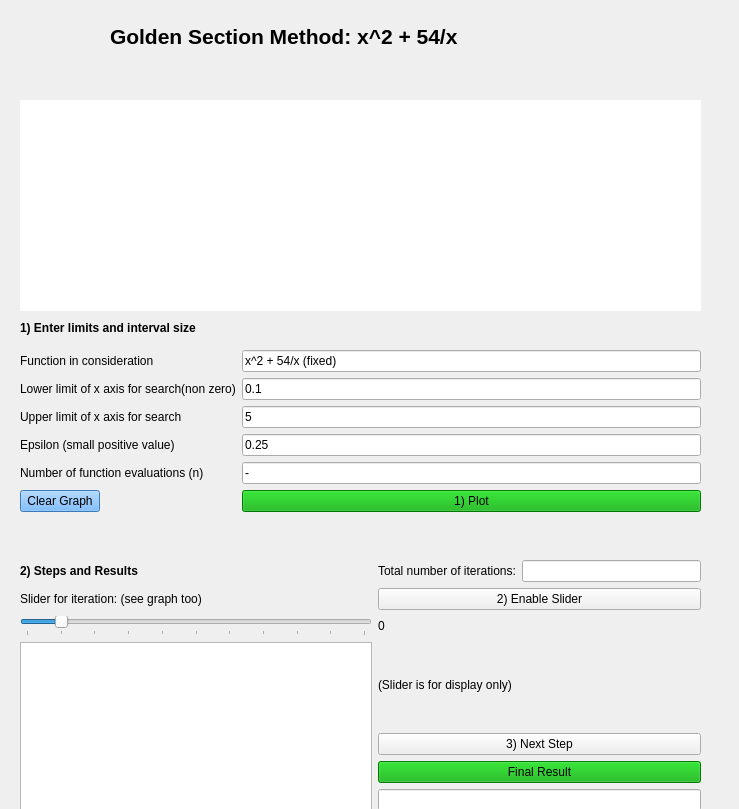
     <widget class="QWidget" name="scrollAreaWidgetContents_5">
      <property name="enabled">
       <bool>true</bool>
      </property>
      <property name="geometry">
       <rect>
        <x>0</x>
        <y>0</y>
        <width>739</width>
        <height>809</height>
       </rect>
      </property>
      <property name="layoutDirection">
       <enum>Qt::LeftToRight</enum>
      </property>
      <widget class="QLabel" name="label_47">
       <property name="geometry">
        <rect>
         <x>20</x>
         <y>320</y>
         <width>211</width>
         <height>16</height>
        </rect>
       </property>
       <property name="font">
        <font>
         <weight>75</weight>
         <bold>true</bold>
        </font>
       </property>
       <property name="text">
        <string>1) Enter limits and interval size</string>
       </property>
      </widget>
      <widget class="QWidget" name="formLayoutWidget_5">
       <property name="geometry">
        <rect>
         <x>20</x>
         <y>350</y>
         <width>681</width>
         <height>185</height>
        </rect>
       </property>
       <layout class="QFormLayout" name="formLayout_5">
        <item row="0" column="0">
         <widget class="QLabel" name="label_48">
          <property name="text">
           <string>Function in consideration</string>
          </property>
         </widget>
        </item>
        <item row="0" column="1">
         <widget class="QLineEdit" name="polynomial_edit_5">
          <property name="text">
           <string>x^2 + 54/x (fixed)</string>
          </property>
         </widget>
        </item>
        <item row="1" column="0">
         <widget class="QLabel" name="label_49">
          <property name="text">
           <string>Lower limit of x axis for search(non zero)</string>
          </property>
         </widget>
        </item>
        <item row="1" column="1">
         <widget class="QLineEdit" name="lowerx_edit_5">
          <property name="text">
           <string>0.1</string>
          </property>
         </widget>
        </item>
        <item row="2" column="0">
         <widget class="QLabel" name="label_50">
          <property name="text">
           <string>Upper limit of x axis for search</string>
          </property>
         </widget>
        </item>
        <item row="2" column="1">
         <widget class="QLineEdit" name="upperx_edit_5">
          <property name="text">
           <string>5</string>
          </property>
         </widget>
        </item>
        <item row="3" column="0">
         <widget class="QLabel" name="label_51">
          <property name="text">
           <string>Epsilon (small positive value)</string>
          </property>
         </widget>
        </item>
        <item row="3" column="1">
         <widget class="QLineEdit" name="stepsize_edit_5">
          <property name="text">
           <string>0.25</string>
          </property>
         </widget>
        </item>
        <item row="5" column="1">
         <widget class="QPushButton" name="plot_button_5">
          <property name="styleSheet">
           <string notr="true">background-color: rgb(0, 170, 0);</string>
          </property>
          <property name="text">
           <string>1) Plot</string>
          </property>
         </widget>
        </item>
        <item row="5" column="0">
         <widget class="QPushButton" name="clear_button_5">
          <property name="styleSheet">
           <string notr="true">background-color: rgb(85, 170, 255);</string>
          </property>
          <property name="text">
           <string>Clear Graph</string>
          </property>
         </widget>
        </item>
        <item row="4" column="0">
         <widget class="QLabel" name="label_52">
          <property name="text">
           <string>Number of function evaluations (n) </string>
          </property>
         </widget>
        </item>
        <item row="4" column="1">
         <widget class="QLineEdit" name="initialguess_edit_4">
          <property name="text">
           <string>-</string>
          </property>
         </widget>
        </item>
       </layout>
      </widget>
      <widget class="QWidget" name="horizontalLayoutWidget_9">
       <property name="geometry">
        <rect>
         <x>20</x>
         <y>60</y>
         <width>671</width>
         <height>31</height>
        </rect>
       </property>
       <layout class="QHBoxLayout" name="horizontalLayout_11"/>
      </widget>
      <widget class="QLabel" name="label_53">
       <property name="geometry">
        <rect>
         <x>110</x>
         <y>20</y>
         <width>511</width>
         <height>33</height>
        </rect>
       </property>
       <property name="font">
        <font>
         <pointsize>16</pointsize>
         <weight>75</weight>
         <bold>true</bold>
        </font>
       </property>
       <property name="text">
        <string>Golden Section Method: x^2 + 54/x</string>
       </property>
      </widget>
      <widget class="QWidget" name="horizontalLayoutWidget_10">
       <property name="geometry">
        <rect>
         <x>20</x>
         <y>100</y>
         <width>681</width>
         <height>211</height>
        </rect>
       </property>
       <layout class="QHBoxLayout" name="horizontalLayout_6">
        <item>
         <widget class="QWidget" name="widget_5" native="true">
          <property name="styleSheet">
           <string notr="true">background-color: rgb(255, 255, 255);</string>
          </property>
         </widget>
        </item>
       </layout>
      </widget>
      <widget class="QWidget" name="gridLayoutWidget_5">
       <property name="geometry">
        <rect>
         <x>20</x>
         <y>560</y>
         <width>681</width>
         <height>251</height>
        </rect>
       </property>
       <layout class="QGridLayout" name="gridLayout_5">
        <item row="0" column="0">
         <widget class="QLabel" name="label_54">
          <property name="font">
           <font>
            <weight>75</weight>
            <bold>true</bold>
           </font>
          </property>
          <property name="text">
           <string>2) Steps and Results</string>
          </property>
         </widget>
        </item>
        <item row="0" column="1">
         <widget class="QLabel" name="label_55">
          <property name="text">
           <string>Total number of iterations:</string>
          </property>
         </widget>
        </item>
        <item row="6" column="1" colspan="2">
         <widget class="QLineEdit" name="finalresult_edit_5"/>
        </item>
        <item row="2" column="0">
         <widget class="QSlider" name="stepslider_5">
          <property name="maximum">
           <number>10</number>
          </property>
          <property name="value">
           <number>1</number>
          </property>
          <property name="sliderPosition">
           <number>1</number>
          </property>
          <property name="orientation">
           <enum>Qt::Horizontal</enum>
          </property>
          <property name="tickPosition">
           <enum>QSlider::TicksBelow</enum>
          </property>
         </widget>
        </item>
        <item row="1" column="0">
         <widget class="QLabel" name="label_56">
          <property name="text">
           <string>Slider for iteration: (see graph too)                                                   </string>
          </property>
         </widget>
        </item>
        <item row="5" column="1" colspan="2">
         <widget class="QPushButton" name="final_button_5">
          <property name="styleSheet">
           <string notr="true">background-color: rgb(0, 170, 0);</string>
          </property>
          <property name="text">
           <string>Final Result</string>
          </property>
         </widget>
        </item>
        <item row="4" column="1" colspan="2">
         <widget class="QPushButton" name="next_button_5">
          <property name="text">
           <string>3) Next Step</string>
          </property>
         </widget>
        </item>
        <item row="0" column="2">
         <widget class="QLineEdit" name="numberoiterations_edit_5"/>
        </item>
        <item row="1" column="1" colspan="2">
         <widget class="QPushButton" name="setslider_button_5">
          <property name="text">
           <string>2) Enable Slider</string>
          </property>
         </widget>
        </item>
        <item row="2" column="1">
         <widget class="QLabel" name="iterationnumber_label_5">
          <property name="text">
           <string>0</string>
          </property>
         </widget>
        </item>
        <item row="3" column="0" rowspan="4">
         <widget class="QTextEdit" name="disp_edit_5"/>
        </item>
        <item row="3" column="1">
         <widget class="QLabel" name="label_57">
          <property name="text">
           <string>(Slider is for display only)</string>
          </property>
         </widget>
        </item>
       </layout>
      </widget>
     </widget>
